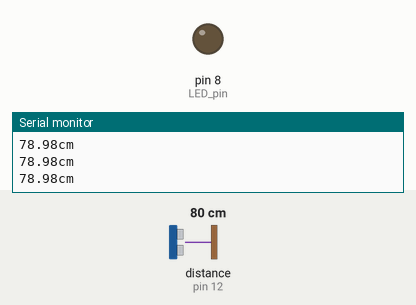
A sketch run on a simulated Arduino Uno, built with avr-gcc and run on an emulated ATmega328P. Parts: output pins drawn as LEDs (lit = HIGH), the last lines printed to the serial monitor. Wiring (inferred from the names in the program): ultrasonic range finder: trigger pin 13; echo pin 12. The inputs (shaded band) are chosen by the test bench; at power-on: distance to the obstacle (sensor on pin 12) 80 cm. The echo pulse lasts 58.3 µs per cm; pins used as bus, display or sensor lines are not drawn.

Above: at 1.3 s.
1.4 s: distance to the obstacle (sensor on pin 12) set to 13 cm
2.9 s: distance to the obstacle (sensor on pin 12) set to 10 cm
At 3.4 s:
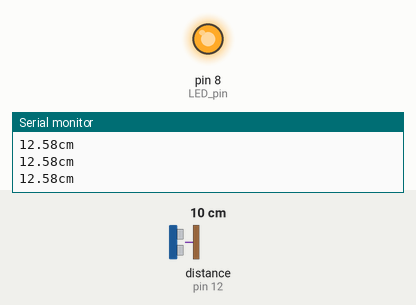
Timing chart, 0 to 5.9 s (numbered marks = the images above; inputs shaded):
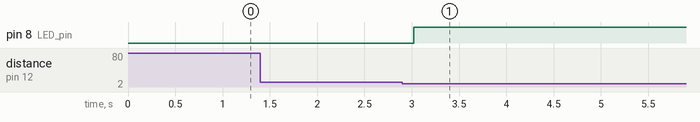

The sketch:

_12.ino
```cpp
/*
    District P
    아두이노 코딩#12
    초음파거리센서 다루기 코드
*/

// trig 핀을 아두이노의 13번핀에 연결
int trig_pin = 13;
// echo 핀을 아두이노의 12번핀에 연결
int echo_pin = 12;
int LED_pin = 8;

void setup() {
    // 시리얼 통신 시작
    Serial.begin(9600);

    // trig_pin은 아두이노의 신호를 받으므로 출력모드로 설정
    pinMode(trig_pin, OUTPUT);
    // echo_pin은 아두이노에 신호를 주므로 입력모드
    pinMode(echo_pin, INPUT);

    pinMode(LED_pin, OUTPUT);
}
void loop() {
    // 초음파를 10us(마이크로 초)동안 발사
    digitalWrite(trig_pin, LOW);
    digitalWrite(echo_pin, LOW);
    delayMicroseconds(2);
    digitalWrite(trig_pin, HIGH);
    delayMicroseconds(10);
    digitalWrite(trig_pin, LOW);


    // echo_pin이 HIGH가 될때까지의 시간을 duration 변수에 저장
    unsigned long duration = pulseIn(echo_pin, HIGH);

    // 거리를 계산
    float distance = ((float)(340 * duration) / 10000) / 2;

    if (distance <= 11.00) {
        digitalWrite(LED_pin, HIGH);
        delay(5000);
    } else {
        digitalWrite(LED_pin, LOW);
    }

    // 거리를 출력
    Serial.print(distance);
    Serial.println("cm");

    delay(500);
}
```

Measured:
- the behaviour switches between 12 and 11 cm on distance to the obstacle (sensor on pin 12) (found by bisection; images 0 and 1)
- after the input at 2.9 s, pin 8 (LED_pin): LOW → HIGH after 0.12 s
